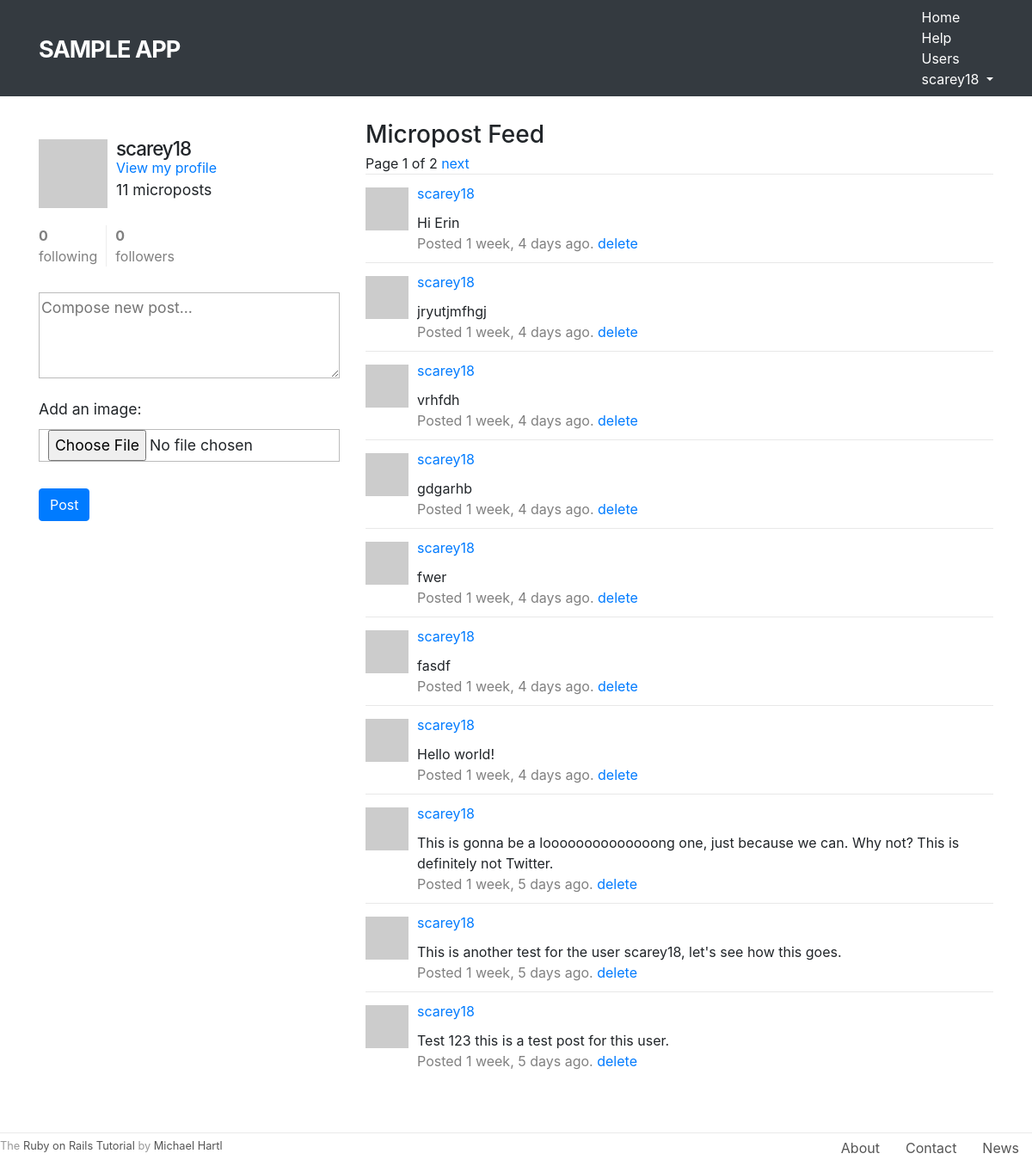
The page / (signed in) on the database as committed earlier.
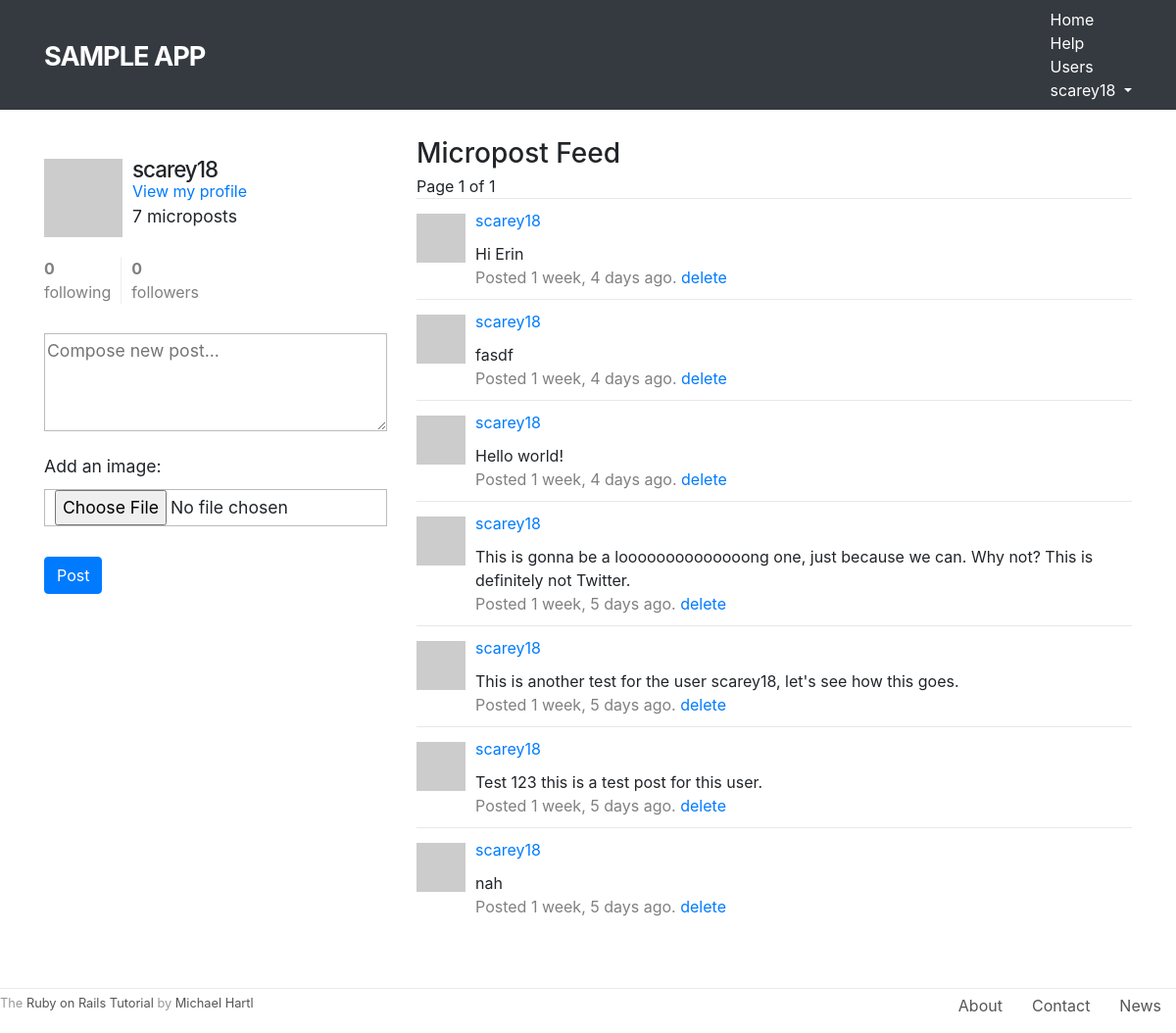
The same page on the database as committed later.
### static_pages/models.py (models this page shows, shortened)
class User(AbstractUser):
    is_active = models.BooleanField(default=False)
    activation_id = models.SlugField(null=True, blank=True, default=None)
    following = models.ManyToManyField(
                    'self',
                    symmetrical=False,
                    related_name='followers',
                    blank=True,
                    default=None
                )
    REQUIRED_FIELDS = ['email']
    def get_absolute_url(self):
        return reverse('static_pages:profile', args=(self.pk,))
    def gravatar(self, size=80):
        digest = hashlib.md5(self.email.encode()).hexdigest()
        url = f'http://www.gravatar.com/avatar/{digest}'
        img_tag = f'<img src="{url}" height="{size}" width="{size}" class="gravatar">'
        wrapped_img_tag = f'<a href="{self.get_absolute_url()}">{img_tag}</a>'
        return mark_safe(wrapped_img_tag)
    def index_gravatar(self):
        return self.gravatar(50)
    def microposts(self):
        return self.micropost_set.all().order_by('-created_at')

class Micropost(models.Model):
    content = models.TextField(max_length=140)
    created_at = models.DateTimeField(editable=False)
    updated_at = models.DateTimeField()
    user = models.ForeignKey(User, on_delete=models.CASCADE, editable=False)
    picture = models.ImageField(upload_to=image_file_path, blank=True, null=True)

### static_pages/views.py (the view)
# urls.py: 2. Add a URL to urlpatterns:  path('', views.home, name='home')
def home(request):
    user = auth.get_user(request)
    if user.is_authenticated:
        page_num = request.GET.get('page', 1)
        page_obj = Paginator(user.microposts(), 10).page(page_num)
        context = {
            'form': MicropostForm(),
            'page_obj': page_obj,
        }
        return render(request, 'static_pages/logged_in_home.html', context)
    return render(request, 'static_pages/logged_out_home.html')

### static_pages/forms.py
class MicropostForm(forms.ModelForm):
    class Meta:
        model = Micropost
        fields = ['content', 'picture']
        labels = {'content': _(''), 'picture': _('Add an image:')}
    def __init__(self, *args, **kwargs):
        super().__init__(*args, **kwargs)
        self.fields['content'].widget.attrs['placeholder'] = 'Compose new post...'

### static_pages/templates/static_pages/logged_in_home.html (shortened to what this page needs)
{% extends 'base.html' %}
{% block content %}
<div class="row">
    <aside class="col-md-4">
        <section class="user_info">
            <h1>
                {{ user.gravatar }}
                {{ user.username }}
            </h1>
            <span>
                <a href="{% url 'static_pages:profile' user.pk %}">View my profile</a>
            </span>
            <p>
                {{ user.microposts.count }} micropost{{ user.microposts.count|pluralize }}
            </p>
        </section>
        {% include 'partials/following_stats.html' with u=user %}
        <section class="micropost_form">
            <form method="post" action="{% url 'static_pages:create_micropost' %}" enctype="multipart/form-data">
                {{ form.as_p }}
                <button type="submit" class="btn btn-primary">Post</button>
            </form>
        </section>
    </aside>
    {% if user.microposts %}
    <div class="col-md-8">
        <h3>Micropost Feed</h3>
        {% include 'partials/user_post_list.html' with page_obj=page_obj %}
    </div>
    {% endif %}
</div>
{% endblock %}

### static_pages/templates/base.html (shortened to what this page needs)
<head>
	<link rel="stylesheet" href="https://stackpath.bootstrapcdn.com/bootstrap/4.1.1/css/bootstrap.min.css">
	{% load static %}
	<link rel="stylesheet" type="text/css" href="{% static 'static_pages/compiled.css' %}">
</head>
<body>
    <header class="navbar navbar-fixed-top navbar-dark bg-dark">
      	<div class="container">
        	<a href="{% url 'static_pages:home' %}" id="logo" class="navbar-brand">Sample app</a>
        	<nav>
          		<ul class="nav navbar-nav navbar-right">
            		<li><a href="{% url 'static_pages:home' %}">Home</a></li>
            		<li><a href="{% url 'static_pages:help' %}">Help</a></li>
            		{% if user.is_authenticated %}
            		<li><a href="{% url 'static_pages:index' %}">Users</a></li>
            		<li class="dropdown">
            			<a href="#" class="dropdown-toggle" data-toggle="dropdown">
            				{{ user.username }}<b class="caret"></b>
            			</a>
            		</li>
            		{% else %}
            		<li><a href="{% url 'static_pages:login' %}">Log in</a></li>
            		{% endif %}
          		</ul>
        	</nav>
      	</div>
    </header>
    <div class="container content">
        {% block content %}{% endblock %}
    </div>
    <footer class="footer">
		<small>
	    	The <a href="http://www.railstutorial.org/">Ruby on Rails Tutorial</a>
	   		by <a href="http://www.michaelhartl.com/">Michael Hartl</a>
	  	</small>
	  	<nav>
	    	<ul>
	      		<li><a href="{% url 'static_pages:about' %}">About</a></li>
	      		<li><a href="{% url 'static_pages:contact' %}">Contact</a></li>
	      		<li><a href="http://news.railstutorial.org/">News</a></li>
	    	</ul>
	  	</nav>
	</footer>
</body>

### static_pages/templates/partials/following_stats.html
<div class="stats">
	<a href="{% url 'static_pages:following' u.pk %}">
		<strong id="following" class="stat">
			{{ u.following.count }}
		</strong>
		following
	</a>
	<a href="#">
		<strong id="followers" class="stat">
			{{ u.followers.count }}
		</strong>
		followers
	</a>
</div>

### static_pages/templates/partials/user_post_list.html (shortened to what this page needs)
<ol class="microposts">
    <div class="pagination">
        <span class="step-links">
            <span class="current">
                Page {{ page_obj.number }} of {{ page_obj.paginator.num_pages }}
            </span>
            {% if page_obj.has_next %}
                <a href="?page={{ page_obj.next_page_number }}">next</a>
            {% endif %}
        </span>
    </div>
    {% for p in page_obj.object_list %}
    <li id="micropost-{{p.pk}}">
        {{ p.user.index_gravatar }}
        <span class="user">
            <a href="{% url 'static_pages:profile' p.user.pk %}">
                {{ p.user.username }}
            </a>
        </span>
        <span class="content">{{ p.content }}</span>
        {% load humanize %}
        <span class="timestamp">
            Posted {{ p.created_at|naturaltime }}.
            {% if p.user == user %}
            <a href="{% url 'static_pages:delete_micropost' p.pk %}">delete</a>
            {% endif %}
        </span>
    </li>
    {% endfor %}
</ol>

### static_pages/static/static_pages/compiled.css (style rules this page uses)
section { overflow: auto; }
textarea { resize: vertical; }
#logo { float: left; margin-right: 10px; font-size: 1.7em; color: #fff; text-transform: uppercase; letter-spacing: -1px; padding-top: 9px; font-weight: bold; }
header a { color: #fff; }
footer { margin-top: 45px; padding-top: 5px; border-top: 1px solid #eaeaea; color: #999999; }
footer a { color: #555; }
footer small { float: left; }
footer ul { float: right; list-style: none; }
footer ul li { float: left; margin: 0 15px; }
h1, h2, h3, h4, h5, h6 { line-height: 1; }
h1 { font-size: 3em; letter-spacing: -2px; margin-bottom: 30px; text-align: center; }
p { font-size: 1.1em; line-height: 1.7em; }
.content { margin-top: 30px; }
aside section.user_info { margin-top: 20px; }
aside section { padding: 10px 0; margin-top: 20px; }
aside section:first-child { border: 0; padding-top: 0; }
aside section span { display: block; margin-bottom: 3px; line-height: 1; }
aside section h1 { font-size: 1.4em; text-align: left; letter-spacing: -1px; margin-bottom: 3px; margin-top: 0px; }
.gravatar { float: left; margin-right: 10px; }
.stats { overflow: auto; margin-top: 0; padding: 0; }
.stats a { float: left; padding: 0 10px; border-left: 1px solid #eeeeee; color: gray; }
.stats a:first-child { padding-left: 0; border: 0; }
.stats strong { display: block; }
input, textarea, select, .uneditable-input { border: 1px solid #bbb; width: 100%; margin-bottom: 15px; }
input { height: auto !important; }
.row { align-items: flex-start; justify-content: center; }
input { padding-left: 10px; }
.microposts { list-style: none; padding: 0; }
.microposts li { padding: 10px 0; border-top: 1px solid #e8e8e8; }
.microposts .user { margin-top: 5em; padding-top: 0; }
.microposts .content { display: block; margin-left: 60px; margin-top: 10px; overflow: auto; }
.microposts .timestamp { color: gray; display: block; margin-left: 60px; }
.microposts .gravatar { float: left; margin-right: 10px; margin-top: 5px; }
aside textarea { height: 100px; margin-bottom: 5px; }

Rows that differ between the two databases and show on the page:
removed Micropost: user.username "scarey18", content "jryutjmfhgj", created_at "1 week, 4 days ago", shows "delete"
removed Micropost: user.username "scarey18", content "vrhfdh", created_at "1 week, 4 days ago", shows "delete"
removed Micropost: user.username "scarey18", content "gdgarhb", created_at "1 week, 4 days ago", shows "delete"
removed Micropost: user.username "scarey18", content "fwer", created_at "1 week, 4 days ago", shows "delete"
changed User "scarey18": microposts.count "11" → "7"
now on this page (row unchanged): Micropost: user.username "scarey18", content "nah", created_at "1 week, 5 days ago", shows "delete"
Other text that changed with them:
{{ page_obj.paginator.num_pages }}: "2" → "1"
text no longer shown: "next"
